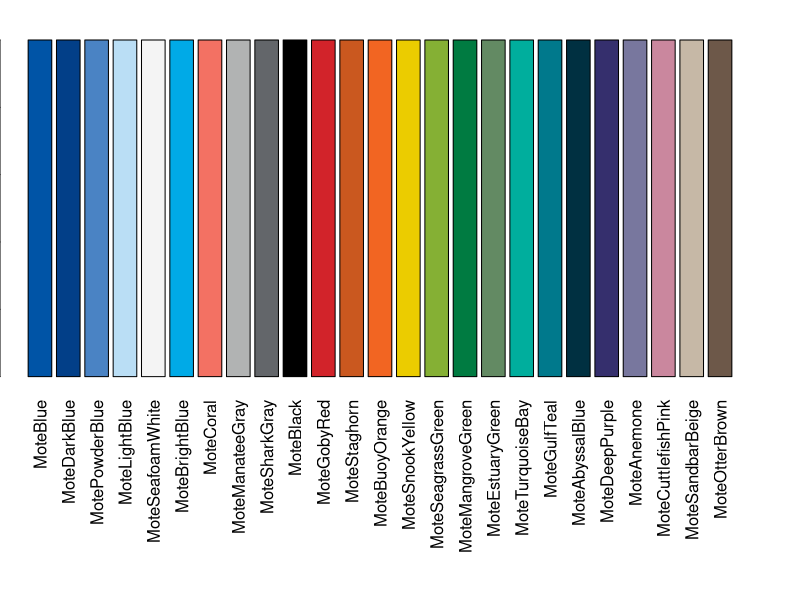
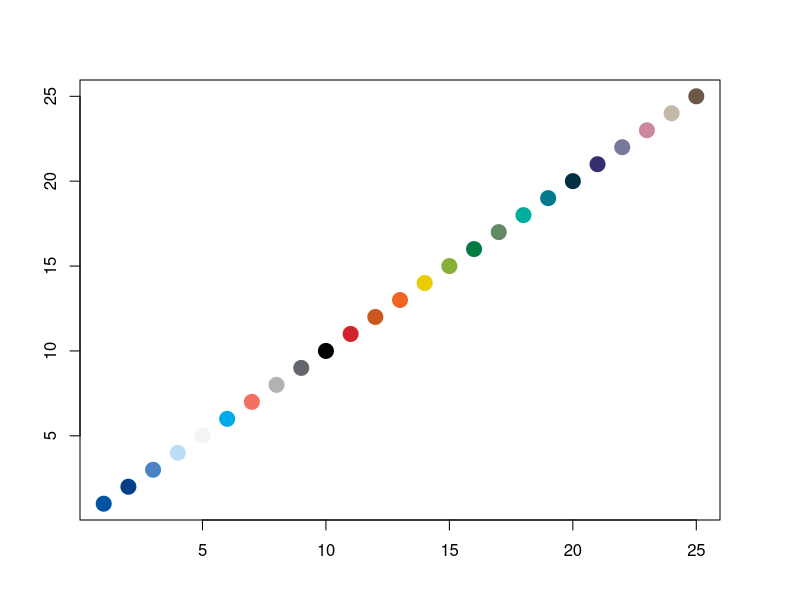

Here is the R script that generated these plots, in order:
## ---- chunk 1
motecols<-read.csv("ColorList.csv")
head(motecols)
## ---- chunk 2
#when you just need one color and want to use its name
for(i in 1:nrow(motecols)){
  assign(motecols[i,1],motecols[i,2])
}
#example
MoteDarkBlue

#when you plan on using multiple in the order they were created
Mote<-motecols[,2]
names(Mote)<-motecols[,1]

#separate palettes
Mote1<-subset(motecols,Palette=="Mote1")[,2]

Mote2<-subset(motecols,Palette=="Mote2")[,2]

Mote3<-subset(motecols,Palette=="Mote3")[,2]

## ---- chunk 3

par(mar=c(11,0,2,2))
barplot(rep(1,length(Mote)),col=Mote,names=names(Mote),cex.lab=2,las=2)
par(mar=c(4,4,4,4))
plot(c(1:25),c(1:25),col=Mote,pch=19,xlab="",ylab="",cex=2)
